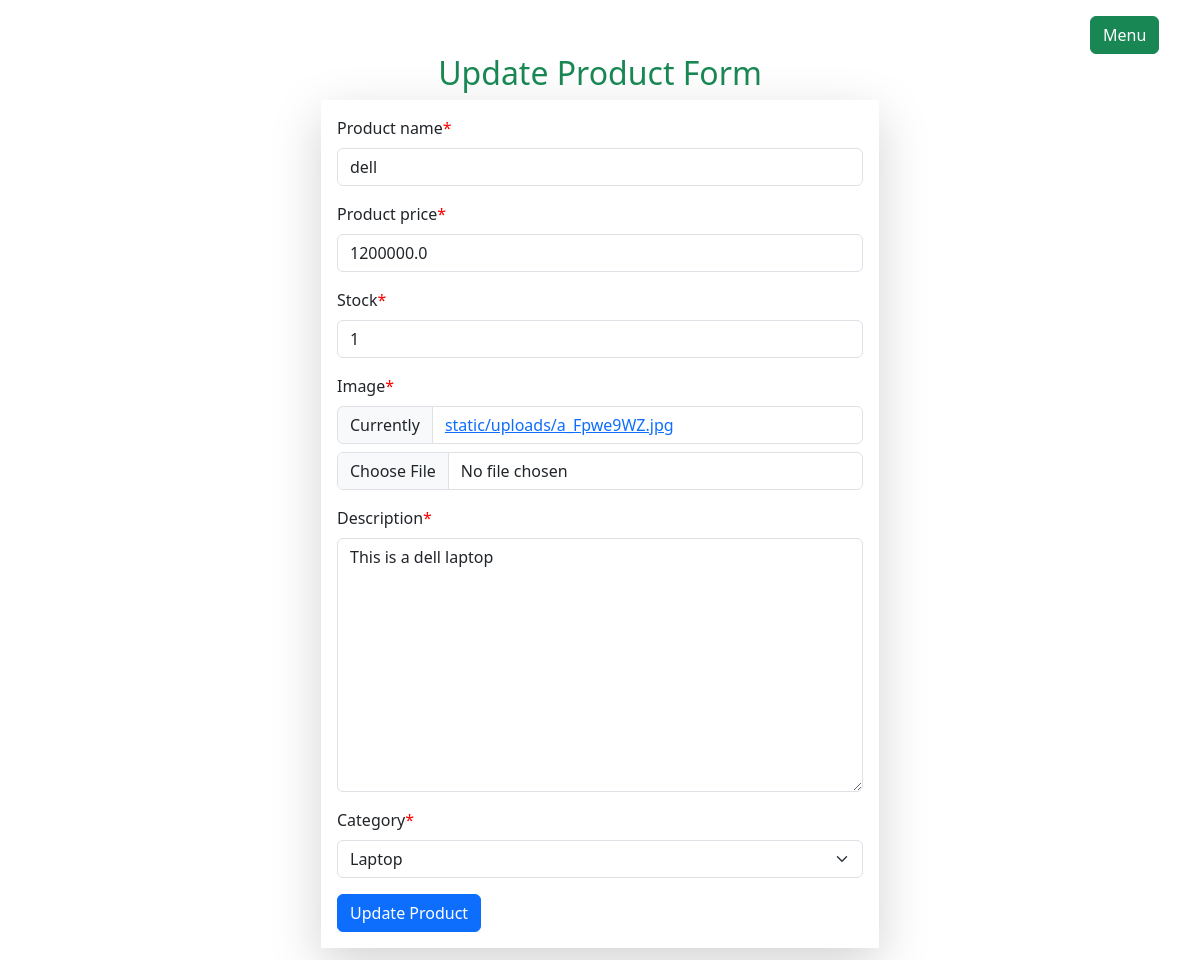
Screenshot of /products/updateproduct/3 (signed in) with the database file from the repository.
### products/models.py (models this page shows, shortened)
class Product(models.Model):
    product_name = models.CharField(max_length=100)
    product_price = models.FloatField()
    stock = models.IntegerField()
    image = models.FileField(upload_to='static/uploads', null=True)
    description = models.TextField(null=True)
    created_at = models.DateTimeField(auto_now_add=True)
    category = models.ForeignKey(Category, on_delete=models.CASCADE, null=True)

### users/auth.py (the view)
    def wrapper_function(request, *args, **kwargs):
        if request.user.is_staff:
            return view_function(request, *args, **kwargs)
        else:
            return redirect('/')

### products/forms.py
class ProductForm(ModelForm):
    class Meta:
        model = Product
        fields = '__all__'

### products/models.py (called while the page is built)
    def __str__(self):
        return self.category_name

### products/views.py (called while the page is built, shortened)
@login_required
@admin_only
def update_product(request, product_id):
    instance = Product.objects.get(id=product_id)
    context = {
        'form':ProductForm(instance=instance)
    }
    return render(request, 'products/updateproduct.html', context)

### users/auth.py (called while the page is built)
def admin_only(view_function):
    def wrapper_function(request, *args, **kwargs):
        if request.user.is_staff:
            return view_function(request, *args, **kwargs)
        else:
            return redirect('/')
    return wrapper_function

### products/templates/products/updateproduct.html (shortened to what this page needs)
{% extends 'admins/layout.html' %}
{% load crispy_forms_tags %}
{% load static %}
{% block main_content %}
<div class="container">
    <div class="d-flex justify-content-center">
        <div class="col-md-6">
            <h2 class="text-success text-center">Update Product Form</h2>
            <form action="" method="POST" class="shadow-lg p-3" enctype="multipart/form-data">
                {{ form | crispy }}
                <div class="mt-3">
                    <input type="submit" name="submit" value="Update Product" class="btn btn-primary">
                </div>
            </form>
        </div>
    </div>
</div>
{% endblock %}

### products/templates/products/updateproduct.html (style rules this page uses)
.asteriskField { color: red; }

### rows the page displays
Product: product_name "dell", product_price "1200000.0", stock "1", description "This is a dell laptop", category "Laptop"
